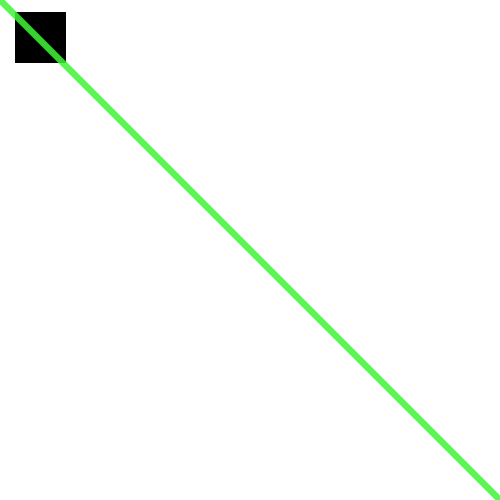
Frame 1 (no input)
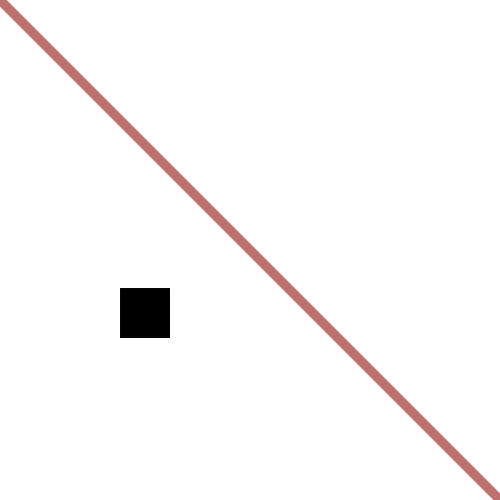
Frame 60 (the mouse pressed at the canvas centre just before this capture)
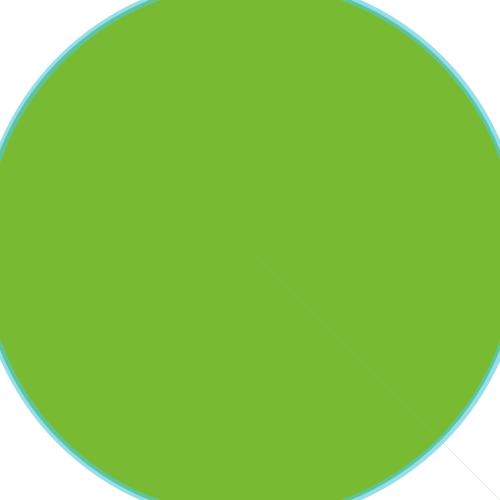
Frame 120 (the mouse held since frame 60 and released just before this capture)

The Processing sketch that drew these frames (run headless with seeded random() and noise(); from frame 60 on, the mouse is pressed at the canvas centre):

// Processing sketch: processing_50686
// ── processing_50686.pde

float x = 0;
float y = 0;
float xspeed = 15;
float yspeed = 12;
boolean hitedge = false;

void setup() {
  background(255);
  size(500,500);
  smooth();
  frameRate(15);
}
void draw() {
  moveBox();
  bounceBox();
  drawBox();
  if (mousePressed == true) {
  fill(random(255),random(255), random(255));
  ellipse(pmouseX,pmouseY,x++,x++);
  }
  strokeWeight(random(10));
  stroke(random(255), random(255), random(255), random(255));
  line(500,500,pmouseX,pmouseY);
}

void moveBox() {
  x = x + xspeed;
  y = y + yspeed;
}

void bounceBox() {
  if(x > width || x < 0) {
    xspeed = xspeed * -1;
    hitedge = true;
  }
  if(y > height || y < 0) {
    yspeed = yspeed * -1;
    hitedge = true;
  }
}
void drawBox() {
  background(255);
  fill(0);
  rect(x,y,50,50);
} 


  
